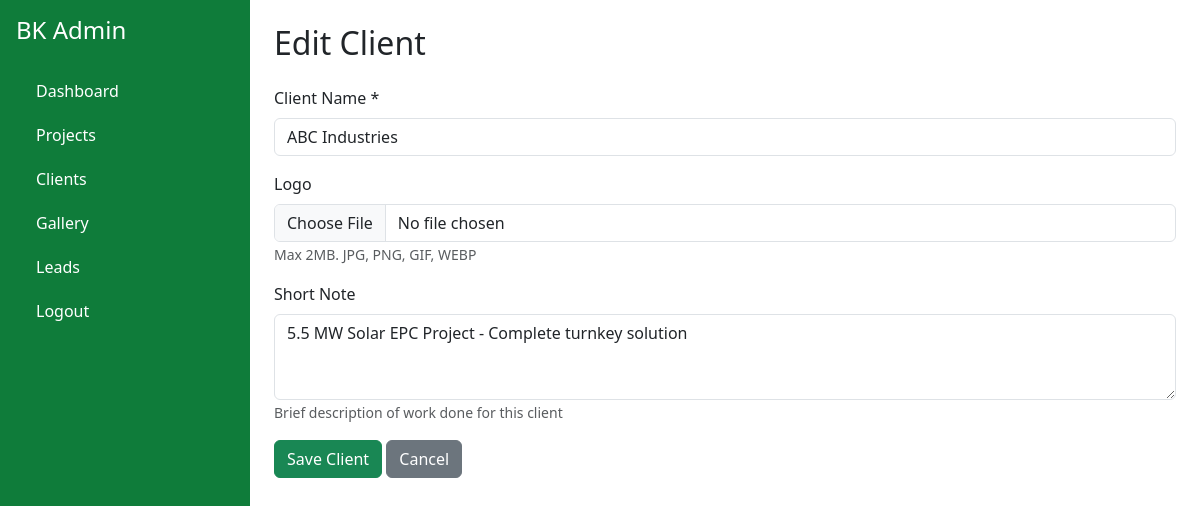
Page /admin/client_edit.php?id=1 (signed in) on the committed database.
### tables this page shows
CREATE TABLE IF NOT EXISTS clients (
    id INT AUTO_INCREMENT PRIMARY KEY,
    name VARCHAR(255) NOT NULL,
    logo_path VARCHAR(255),
    short_note TEXT,
    created_at TIMESTAMP DEFAULT CURRENT_TIMESTAMP
);

### admin/client_edit.php (the view, shortened to what this page needs)
<?php
$db = getDB();
$client = null;
if (isset($_GET['id'])) {
    $stmt = $db->prepare("SELECT * FROM clients WHERE id = ?");
    $stmt->execute([$_GET['id']]);
    $client = $stmt->fetch();
}
?>
<!DOCTYPE html>
<html lang="en">
<head>
    <link href="../css/bootstrap.min.css" rel="stylesheet">
</head>
<body>
    <div class="d-flex">
        <div class="sidebar p-3" style="width: 250px;">
            <h4 class="mb-4">BK Admin</h4>
            <a href="dashboard.php">Dashboard</a>
            <a href="projects.php">Projects</a>
            <a href="clients.php">Clients</a>
            <a href="gallery.php">Gallery</a>
            <a href="leads.php">Leads</a>
            <a href="logout.php">Logout</a>
        </div>
        <div class="flex-grow-1 p-4">
            <h2><?= $client ? 'Edit' : 'Add New' ?> Client</h2>
            <form method="POST" enctype="multipart/form-data" class="mt-4">
                <div class="mb-3">
                    <label class="form-label">Client Name *</label>
                    <input type="text" name="name" class="form-control" value="<?= htmlspecialchars($client['name'] ?? '') ?>" required>
                </div>
                <div class="mb-3">
                    <label class="form-label">Logo</label>
                    <input type="file" name="logo" class="form-control" accept="image/*">
                    <small class="text-muted">Max 2MB. JPG, PNG, GIF, WEBP</small>
                </div>
                <div class="mb-3">
                    <label class="form-label">Short Note</label>
                    <textarea name="short_note" class="form-control" rows="3"><?= htmlspecialchars($client['short_note'] ?? '') ?></textarea>
                    <small class="text-muted">Brief description of work done for this client</small>
                </div>
                <button type="submit" class="btn btn-success">Save Client</button>
                <a href="clients.php" class="btn btn-secondary">Cancel</a>
            </form>
        </div>
    </div>
</body>
</html>

### admin/client_edit.php (style rules this page uses)
.sidebar { background: #0f7c3a; min-height: 100vh; color: white; }
.sidebar a { color: white; text-decoration: none; padding: 10px 20px; display: block; }

### rows in the picture
clients: name "ABC Industries", short_note "5.5 MW Solar EPC Project - Complete turnkey solution"
